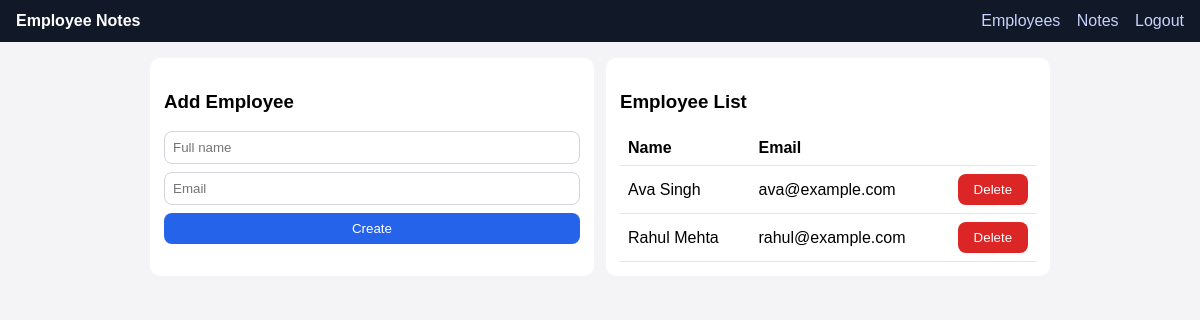
Page /employees (signed in) on the committed database.
### app/models.py (models this page shows)
class Employee(db.Model):
    id = db.Column(db.Integer, primary_key=True)
    name = db.Column(db.String(120), nullable=False)
    email = db.Column(db.String(120), unique=True, nullable=False)

### app/routes.py (the view)
@bp.route("/employees", methods=["GET", "POST"])
@login_required
def employees():
    if request.method == "POST":
        e = Employee(name=request.form["name"], email=request.form["email"])
        db.session.add(e)
        db.session.commit()
        flash("Employee created", "success")
        return redirect(url_for("main.employees"))
    return render_template("employees.html", employees=Employee.query.order_by(Employee.name).all())

### app/models.py (called while the page is built)
@login_manager.user_loader
def load_user(user_id):
    return db.session.get(User, int(user_id))

### app/templates/employees.html
{% extends 'base.html' %}
{% block content %}
<div class="row">
  <div class="card">
    <h3>Add Employee</h3>
    <form method="post">
      <input name="name" placeholder="Full name" required>
      <input type="email" name="email" placeholder="Email" required>
      <button>Create</button>
    </form>
  </div>
  <div class="card">
    <h3>Employee List</h3>
    <table>
      <thead><tr><th>Name</th><th>Email</th><th></th></tr></thead>
      <tbody>
        {% for e in employees %}
        <tr>
          <td>{{ e.name }}</td>
          <td>{{ e.email }}</td>
          <td>
            <form method="post" action="{{ url_for('main.delete_employee', eid=e.id) }}">
              <button class="danger">Delete</button>
            </form>
          </td>
        </tr>
        {% endfor %}
      </tbody>
    </table>
  </div>
</div>
{% endblock %}

### app/templates/base.html (style rules this page uses)
body { font-family: Arial, sans-serif; background:#f4f4f6; margin:0; }
.card { background:#fff; border-radius:10px; padding:14px; margin-bottom:12px; }
form { display:grid; gap:8px; }
input, select, textarea, button, .btn { padding:8px; border-radius:8px; border:1px solid #d1d5db; }
button, .btn { border:none; background:#2563eb; color:#fff; text-decoration:none; cursor:pointer; }
.danger { background:#dc2626; }
table { width:100%; border-collapse:collapse; }
th, td { border-bottom:1px solid #e5e7eb; padding:8px; text-align:left; }
.row { display:grid; grid-template-columns:1fr 1fr; gap:12px; }

### rows in the picture
Employee: name "Ava Singh", email "ava@example.com"
Employee: name "Rahul Mehta", email "rahul@example.com"
